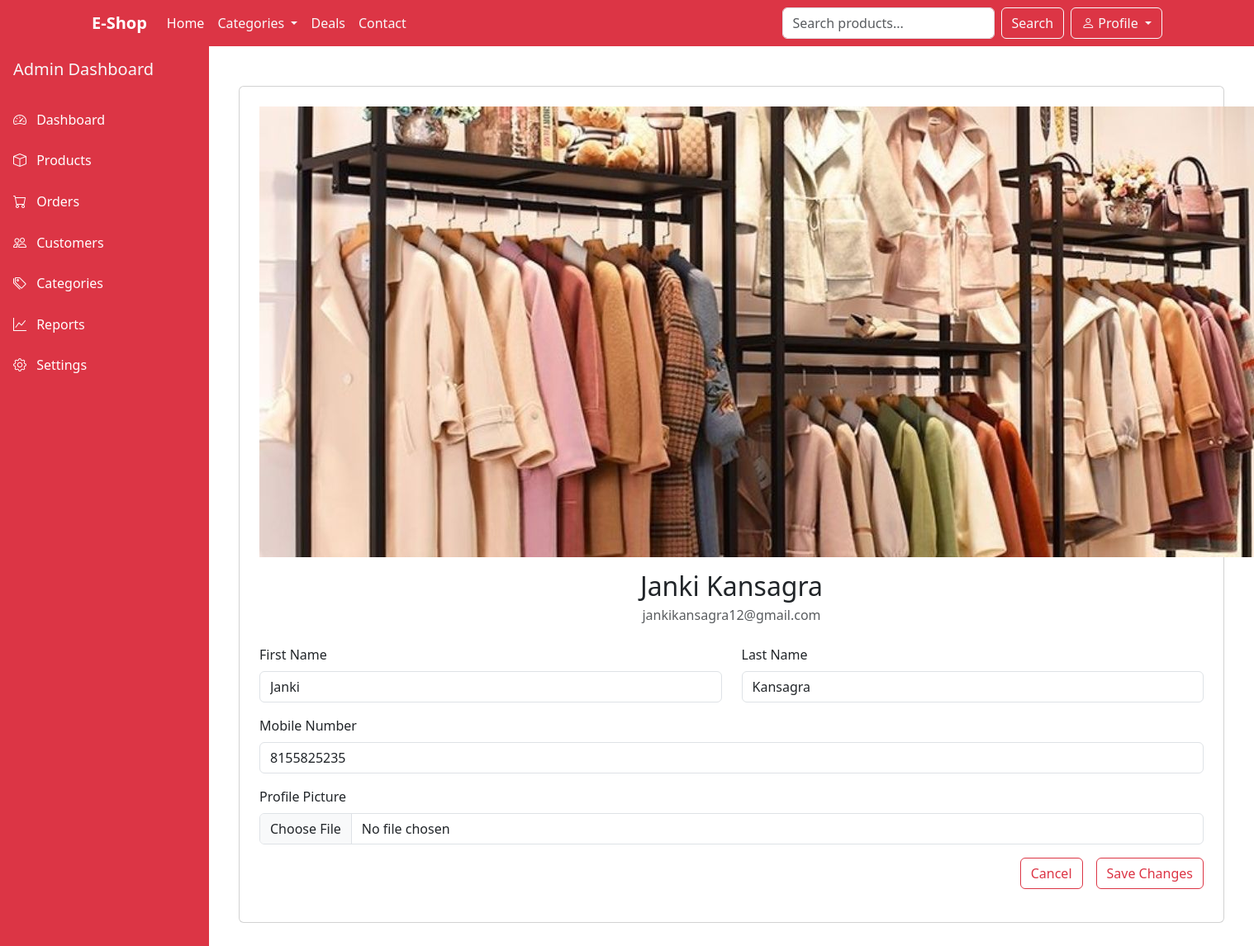
Page /admin_profile.php (signed in) on the committed database.
### tables this page shows
CREATE TABLE `registration` (
  `id` int NOT NULL,
  `firstname` char(20) NOT NULL,
  `lastname` char(20) NOT NULL,
  `email` varchar(50) NOT NULL,
  `mobile` bigint NOT NULL,
  `password` varchar(30) NOT NULL,
  `profile_picture` varchar(100) NOT NULL DEFAULT 'default.jpg',
  `role` char(10) NOT NULL DEFAULT 'User',
  `status` char(10) NOT NULL DEFAULT 'Inactive',
  `token` text NOT NULL
);

### admin_profile.php (the view, shortened to what this page needs)
<?php include 'admin_header.php';
$email = $_SESSION['admin'];
$q = "select * from registration where email='$email'";
$result = $con->query($q);
$row = mysqli_fetch_assoc($result);
?>
<div class="container py-5">
    <div class="card profile-card">
        <div class="card-body p-4">
            <div class="text-center mb-4">
                <img src="images/profile_pictures/<?php echo $row['profile_picture']; ?>" alt="Profile Picture" class="profile-image mb-3">
                <h2 class="mb-1"><?php echo $row['firstname'] . " " . $row['lastname'];  ?></h2>
                <p class="text-muted"><?php echo $row['email']; ?></p>
            </div>
            <form method="post" action="admin_profile.php" enctype="multipart/form-data">
                <div class="row mb-3">
                    <div class="col-md-6">
                        <label for="firstName" class="form-label">First Name</label>
                        <input type="text" class="form-control" id="firstName" value="<?php echo $row['firstname']; ?>" data-validation="required alpha" name="firstName">
                    </div>
                    <div class="col-md-6">
                        <label for="lastName" class="form-label">Last Name</label>
                        <input type="text" class="form-control" id="lastName" value="<?php echo $row['lastname']; ?>" data-validation="required alpha" name="lastName">
                    </div>
                </div>
                <div class="mb-3">
                    <label for="mobile" class="form-label">Mobile Number</label>
                    <input type="text" class="form-control" id="mobile" value="<?php echo $row['mobile']; ?>" data-validation="required numeric min max" name="mobile" data-min="10" data-max="10">
                </div>
                <div class=" mb-3">
                    <label for="profile_picture" class="form-label">Profile Picture</label>
                    <input type="file" class="form-control" id="profile_picture" name="profile_picture" placeholder="Confirm password"
                        data-validation="file filesize" data-filesize="200">
                </div>
                <div class="d-grid gap-2 d-md-flex justify-content-md-end">
                    <button type="button" class="btn btn-outline-danger me-md-2" onclick="window.history.back();">Cancel</button>
                    <button type="submit" class="btn btn-outline-danger" name="update_btn">Save Changes</button>
                </div>
            </form>
        </div>
    </div>
</div>
<?php
 include 'admin_footer.php';
?>

### rows in the picture
registration: profile_picture (picture), firstname "Janki", lastname "Kansagra", email "jankikansagra12@gmail.com", firstName "Janki", lastName "Kansagra", mobile "8155825235"
